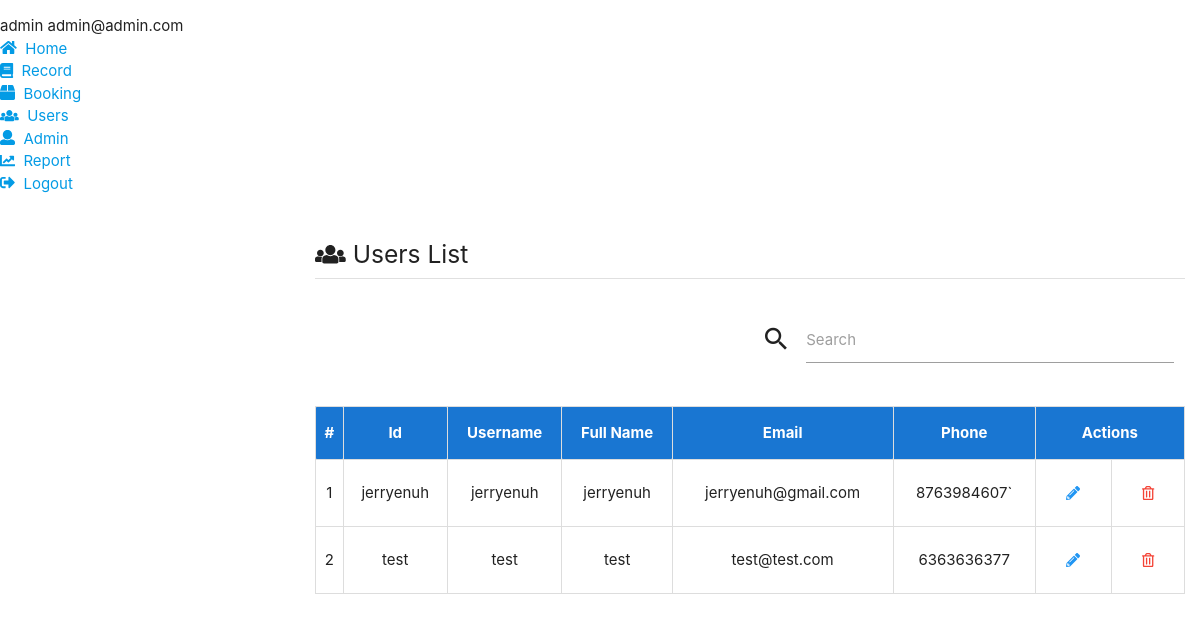
/booking/admin/users.php (signed in), run on the app's committed database.
### tables this page shows
CREATE TABLE `users` (
  `user_id` varchar(15) NOT NULL,
  `user_username` varchar(15) NOT NULL,
  `user_pwd` char(70) NOT NULL,
  `user_name` varchar(255) NOT NULL,
  `user_email` varchar(30) NOT NULL,
  `user_phone` varchar(15) NOT NULL
);

### booking/admin/users.php (the view, shortened to what this page needs)
<?php
  include 'navbar.php';
  require '../model/db.php';
?>
<div class="wrapper">
  <section class="section">
    <div class="container2">
      <h5><i class="fas fa-users"></i> Users List</h5>
      <div class="divider"></div>
      <br>
      <div class="row">
        <div class="col s12 m6"></div>
        <div class="col s12 m6">
          <div class="input-field">
            <i class="material-icons prefix">search</i>
            <input type="text" id="search">
            <label for="search">Search</label>
          </div>
        </div>
      </div>
      <table id="myTable" class="responsive-table highlight centered">
        <thead class="blue darken-2 white-text">
          <tr class="myHead">
            <th>#</th>
            <th>Id</th>
            <th>Username</th>
            <th>Full Name</th>
            <th>Email</th>
            <th>Phone</th>
            <th colspan="2" class="center">Actions</th>
          </tr>
        </thead>
        <tbody>
          <?php
            $i = 1;
            $sql = "SELECT * FROM `users`";
            $result = mysqli_query($conn, $sql);
            while ($row = mysqli_fetch_array($result)):
          ?>
          <tr>
            <td><?php echo $i; $i++; ?></td>
            <td><?php echo $row['user_id']; ?></td>
            <td><?php echo $row['user_username']; ?></td>
            <td><?php echo $row['user_name']; ?></td>
            <td><?php echo $row['user_email']; ?></td>
            <td><?php echo $row['user_phone']; ?></td>
            <td>
              <a href='users_edit.php?id=<?php echo $row['user_id']; ?>' class='btn-flat blue-text tooltip' data-position='right' data-tooltip='Edit'><i class='fas fa-pencil-alt'></i></a>
            </td>
            <td>
              <form method='POST' action='users.php'>
                <button type='submit' onclick='return confirm(`Delete this user <?php echo $row['user_id']; ?>?`);' name='delete' class='btn-flat red-text tooltipped' data-position='top' data-tooltip='Delete'>
                  <i class='far fa-trash-alt'></i>
                </button>
              </form>
            </td>
          </tr>
          <?php endwhile ?>
        </tbody>
      </table>
    </div>
  </section>
</div>
<?php
  include 'footer.php';
?>

### booking/css/style.css (style rules this page uses)
.wrapper { padding-left: 300px; }
.container2 { padding: 0 1em; }
table, th, td { border: 1px solid #ddd; }

### data on the page
users: user_id "jerryenuh", user_username "jerryenuh", user_name "jerryenuh", user_email "jerryenuh@gmail.com", user_phone "8763984607`"
users: user_id "test", user_username "test", user_name "test", user_email "test@test.com", user_phone "6363636377"

### other printed values
$_SESSION['admin_uname'] "admin"
$_SESSION['admin_email'] "admin@admin.com"
